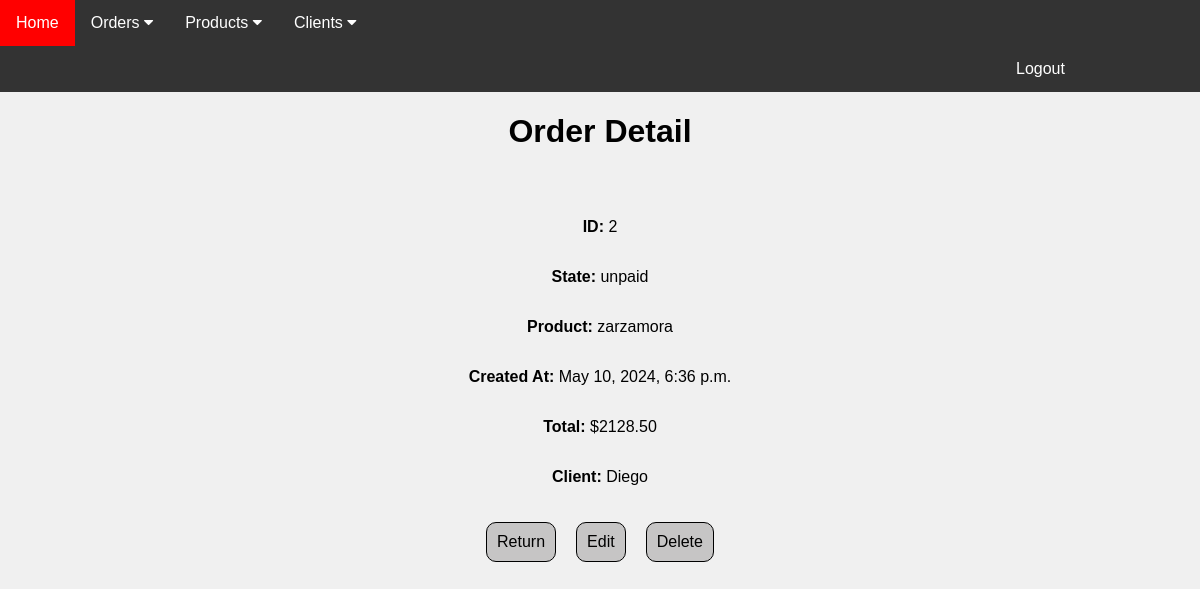
/orders/2 (signed in), run on the app's committed database.
### orders/models.py (models this page shows, shortened)
class Order(models.Model):
    STATE_CHOICES = [
        ('unpaid', 'Unpaid'),
        ('paid', 'Paid'),
        ('cooking', 'Cooking'),
        ('packaging', 'Packaging'),
        ('labelling', 'Labelling'),
        ('ready', 'Ready')
    ]
    FLAVOUR_CHOICES = [
        ('frambuesa', 'Frambuesa'),
        ('zarzamora', 'Zarzamora'),
        ('fresa', 'Fresa'),
        ('mango', 'Mango'),
        ('mora azul', 'Mora azul'),
    ]
    client = models.ForeignKey(Client, on_delete=models.CASCADE, related_name='orders')
    product = models.CharField(max_length=20, choices=FLAVOUR_CHOICES, default='frambuesa')
    created_at = models.DateTimeField(auto_now_add=True)
    updated_at = models.DateTimeField(auto_now=True)
    quantityRequested = models.IntegerField()
    is_paid = models.BooleanField(default=False)
    order_state = models.CharField(max_length=20, choices=STATE_CHOICES, default='unpaid')

### clients/models.py (models this page shows)
class Client(models.Model):
    company_name = models.CharField(max_length=255, verbose_name="Name")
    phone = models.CharField(max_length=20, verbose_name="Phone")
    email = models.EmailField(verbose_name="E-mail")
    def __str__(self):
        return self.company_name

### orders/views.py (the view)
# urls.py: path('orders/<int:pk>', views.order_detail, name='order_detail'),
@login_required
def order_detail(request, pk):
    order = get_object_or_404(Order, pk=pk)
    products = Product.objects.all()
    total=0
    for j in products:
        if j.name.lower()==str(order.product):
            total=j.price*order.quantityRequested
    order={
        "id":order.pk,
        "client": order.client,
        "product":order.product,
        "created_at":order.created_at,
        "updated_at":order.updated_at,
        "quantityRequested":order.quantityRequested,
        "order_state":order.order_state,
        "total":total
        }
    return render(request, 'order_detail.html', {'order': order})

### orders/templates/order_detail.html (shortened to what this page needs)
{% load static %}
<!DOCTYPE html>
<html lang="en">
<head>
    <link rel="stylesheet" type="text/css" href="{% static 'css/orders.css' %}">
</head>
<body>
    {% include 'navbar.html' %}
    <h1>Order Detail</h1>
    <div class="card">
        <p><b>ID:</b> {{ order.id }}</p>
        <p><b>State:</b> {{order.order_state}}</p>
        <p><b>Product:</b> {{order.product}}</p>
        <p><b>Created At:</b> {{ order.created_at }}</p>
        <p><b>Total:</b> ${{order.total}}</p>
        <p><b>Client: </b>{{order.client}}</p>
        <div class="option">
            <a href="{% url 'order_list' %}">Return</a>
            <a href="{% url 'order_updated' order.id%}">Edit</a>
            <a href="{% url 'order_deleted' order.id%}">Delete</a>
        </div>
    </div>
</body>
</html>

### orders/static/css/orders.css (style rules this page uses)
body { margin: 0%; }
.option { display: inline-flex; }
.option a { display: inline-flex; margin-top: 20px; margin-inline-start: 10px; margin-inline-end: 10px; background-color: #c6c5c5; text-decoration: none; color:black; padding: 10px; border-radius: 10px; border: 1px black solid; font-family: sans-serif; }
h1,label,p { font-family: sans-serif; text-align: center; }
.card { padding-top: 30px; display: flex; justify-content: center; align-items: center; height: 100%; flex-direction: column; }

### static/css/navbar.css (style rules this page uses)
body { background-color: #f0f0f0; }

### data on the page
Order: order_state "unpaid", product "zarzamora", created_at "May 10, 2024, 6:36 p.m."
Client: client "Diego"

### other printed values
{{ order.id }} "2"
{{ order.total }} "2128.50"
